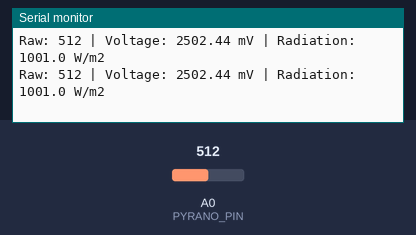
This sketch was run on a simulated Arduino Uno, built with avr-gcc and run on an emulated ATmega328P. On the bench: the last lines printed to the serial monitor. The test bench sets the inputs (shaded band); at power-on: A0 (PYRANO_PIN) = 512.

Above: at 2.2 s.
2.3 s: A0 (PYRANO_PIN) set to 716
At 2.9 s:
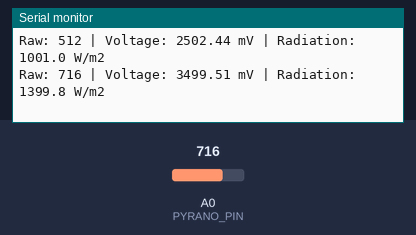
3.8 s: A0 (PYRANO_PIN) set to 900
At 4.4 s:
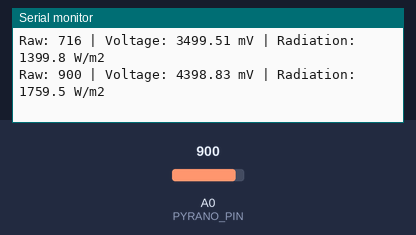
Timing chart, 0 to 6.8 s (numbered marks = the images above; inputs shaded):
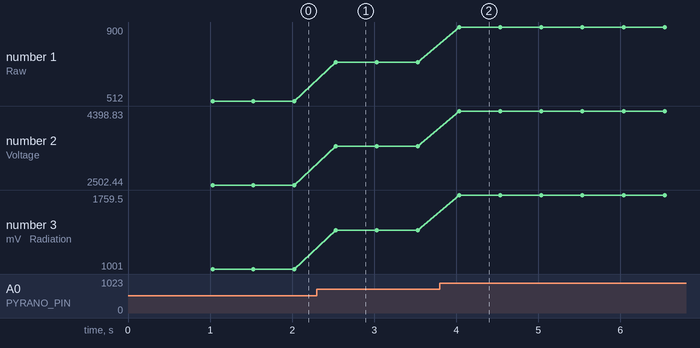

Measured:
- after the input at 2.3 s, the serial monitor: prints a new line after 0.23 s (image 1)
- after the input at 3.8 s, the serial monitor: prints a new line after 0.23 s (image 2)
- plotted number 1: 512 → 716 after the input at 2.3 s, 716 → 900 after the input at 3.8 s
- plotted number 2: 2502.44 → 3499.51 after the input at 2.3 s, 3499.51 → 4398.83 after the input at 3.8 s
- plotted number 3: 1001 → 1399.8 after the input at 2.3 s, 1399.8 → 1759.5 after the input at 3.8 s

The sketch:

TestPyranoSecond.ino
```cpp
#define PYRANO_PIN A0 // Modifier le numéro de pin selon la configuration
#define PYRANO_CALIBRATION 0.4  // W/m² per mV (serial > 10517) fournie par le fabricant pour SP215

void setup() {
  Serial.begin(9600);
  delay(1000);
  Serial.println("=== Pyranometer SP215 Test ===\n");
}

void loop() {
  // Lecture brute
  int rawValue = analogRead(PYRANO_PIN); // Lecture de la tension brute (0 = 0V et 1023 = 5V)

  // Conversion en mV (0-5V = 0-5000mV)
  float voltage_mV = (rawValue / 1023.0) * 5000.0;

  // Conversion en W/m²
  float radiation_Wm2 = voltage_mV * PYRANO_CALIBRATION;

  // Affichage
  Serial.print("Raw: ");
  Serial.print(rawValue);
  Serial.print(" | Voltage: ");
  Serial.print(voltage_mV, 2);
  Serial.print(" mV | Radiation: ");
  Serial.print(radiation_Wm2, 1);
  Serial.println(" W/m2");

  delay(500);
}
```
